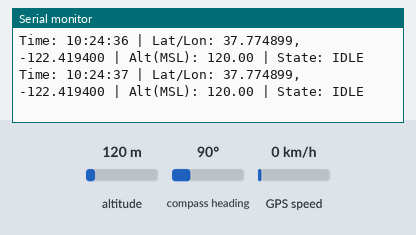
The sketch below on a simulated Arduino Uno, built with avr-gcc and run on an emulated ATmega328P. Shown: the last lines printed to the serial monitor. The test bench sets the inputs (shaded band); at power-on: altitude 120 m, compass heading 90°, GPS speed 0 km/h. The GPS gets a fix after 3 s at 37.7749, -122.4194 with 8 satellites.

Above: at 7.4 s.
7.5 s: altitude set to 20 m
At 8.8 s:
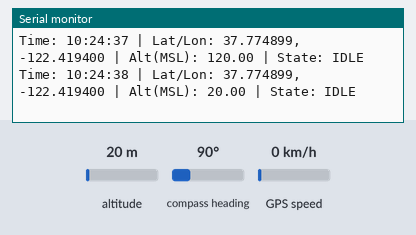
9.0 s: altitude set to 250 m
At 10.0 s:
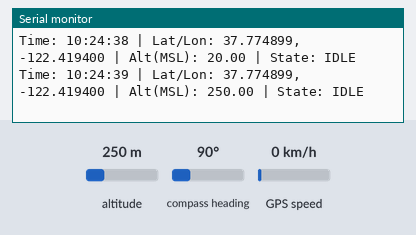
Timing chart, 0 to 12.0 s (numbered marks = the images above; inputs shaded):
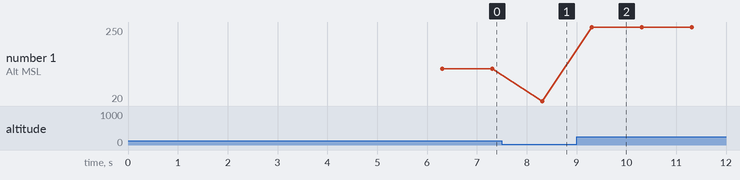

The sketch:

arduino_code.ino
```cpp
// Sketch: Quectel L89HA -> TinyGPS++ parsing + PSTM setup + simple altitude state machine
// For Arduino Uno (SoftwareSerial). If you have a Mega, replace SoftwareSerial with Serial1.

#include <SoftwareSerial.h>
#include <TinyGPSPlus.h>

#define GPS_RX_PIN 4  // Arduino pin that receives from module TX
#define GPS_TX_PIN 3  // Arduino pin that transmits to module RX
SoftwareSerial gpsSerial(GPS_RX_PIN, GPS_TX_PIN); // RX, TX
TinyGPSPlus gps;

enum FlightState { IDLE, ASCENT, APOGEE, DESCENT, PAYLOAD_DEPLOYED, LANDED };
FlightState state = IDLE;

// State machine parameters (tweak these for your flight)
const float ASCEND_THRESHOLD_M = 3.0;       // altitude rise over ground to treat as ascent
const int  CONSEC_READS_TO_CONFIRM = 3;     // how many consistent readings to change state
const float LANDED_MARGIN_M = 2.0;          // within this of ground => landed
const float SMOOTH_ALPHA = 0.3;             // EMA smoothing factor for altitude

float groundAlt = NAN;
float smoothedAlt = NAN;
float lastSmoothedAlt = NAN;
float peakAlt = -1e9;
bool payloadDeployedFlag = false;

int upCount = 0;
int downCount = 0;

// ============ Helper: compute NMEA checksum (two hex chars) ============
String nmeaChecksum(const String &body) {
  uint8_t cs = 0;
  for (size_t i = 0; i < body.length(); ++i) cs ^= (uint8_t)body[i];
  char buf[3];
  sprintf(buf, "%02X", cs);
  return String(buf);
}

void sendPSTMCommand(const String &body) {
  // body example: PSTMCFGMSGL,0,1,00000042,00000000
  String cs = nmeaChecksum(body);
  String full = "$" + body + "*" + cs + "\r\n";
  Serial.print("-> Sending to module: ");
  Serial.print(full); // echo to debug
  gpsSerial.print(full);
  delay(200);
  // optionally read response for a short while:
  unsigned long start = millis();
  while (millis() - start < 300) {
    while (gpsSerial.available()) {
      char c = gpsSerial.read();
      Serial.write(c); // show module responses (OK messages)
    }
  }
}

// Convert TinyGPS's time to hh:mm:ss string
String timeString() {
  if (!gps.time.isValid()) return String("----");
  char buf[16];
  sprintf(buf, "%02d:%02d:%02d", gps.time.hour(), gps.time.minute(), gps.time.second());
  return String(buf);
}

String latLonString() {
  if (!gps.location.isValid()) return String("no-fix");
  char buf[64];
  dtostrf(gps.location.lat(), 8, 6, buf);
  String sLat(buf);
  dtostrf(gps.location.lng(), 9, 6, buf);
  String sLon(buf);
  return sLat + ", " + sLon;
}

void updateStateMachine(float alt) {
  if (isnan(groundAlt)) {
    // initialize ground altitude after a few stable readings
    static int stableCount = 0;
    static float lastAlt = 0;
    if (stableCount == 0) lastAlt = alt;
    if (fabs(alt - lastAlt) < 1.0) {
      stableCount++;
    } else {
      stableCount = 0;
      lastAlt = alt;
    }
    if (stableCount >= 3) {
      groundAlt = (lastAlt + alt) / 2.0;
      Serial.print("Ground altitude set to: ");
      Serial.print(groundAlt);
      Serial.println(" m");
      state = IDLE;
    }
    return;
  }

  // maintain peak
  if (alt > peakAlt) peakAlt = alt;

  // detect ascent/descent trend using smoothed altitude
  if (smoothedAlt > lastSmoothedAlt + 0.2) { // rising
    upCount++; downCount = 0;
  } else if (smoothedAlt < lastSmoothedAlt - 0.2) { // falling
    downCount++; upCount = 0;
  } else {
    upCount = downCount = 0;
  }

  switch (state) {
    case IDLE:
      if ((alt > groundAlt + ASCEND_THRESHOLD_M) && upCount >= CONSEC_READS_TO_CONFIRM) {
        state = ASCENT;
        Serial.println("STATE -> ASCENT");
      }
      break;
    case ASCENT:
      // update peak as we go
      if (downCount >= CONSEC_READS_TO_CONFIRM) {
        state = APOGEE;
        Serial.println("STATE -> APOGEE (peak reached)");
      }
      break;
    case APOGEE:
      // if continues to descend, switch to DESCENT
      if (downCount >= CONSEC_READS_TO_CONFIRM) {
        state = DESCENT;
        Serial.println("STATE -> DESCENT");
      }
      break;
    case DESCENT:
      // when altitude crosses 75% of peak -> PAYLOAD deployed
      if (!payloadDeployedFlag && (alt <= 0.75 * peakAlt)) {
        payloadDeployedFlag = true;
        state = PAYLOAD_DEPLOYED;
        Serial.println("STATE -> PAYLOAD_DEPLOYED (75% of peak reached)");
      }
      // landed?
      if (alt <= (groundAlt + LANDED_MARGIN_M) && fabs(smoothedAlt - lastSmoothedAlt) < 0.2) {
        state = LANDED;
        Serial.println("STATE -> LANDED");
      }
      break;
    case PAYLOAD_DEPLOYED:
      if (alt <= (groundAlt + LANDED_MARGIN_M) && fabs(smoothedAlt - lastSmoothedAlt) < 0.2) {
        state = LANDED;
        Serial.println("STATE -> LANDED");
      }
      break;
    case LANDED:
      // stay here
      break;
  }
}

void printStatus() {
  Serial.print("Time: "); Serial.print(timeString());
  Serial.print(" | Lat/Lon: "); Serial.print(latLonString());
  Serial.print(" | Alt(MSL): ");
  if (gps.altitude.isValid()) {
    Serial.print(gps.altitude.meters(), 2);
  } else {
    Serial.print("no-fix");
  }
  Serial.print(" | State: ");
  switch(state) {
    case IDLE: Serial.print("IDLE"); break;
    case ASCENT: Serial.print("ASCENT"); break;
    case APOGEE: Serial.print("APOGEE"); break;
    case DESCENT: Serial.print("DESCENT"); break;
    case PAYLOAD_DEPLOYED: Serial.print("PAYLOAD_DEPLOYED"); break;
    case LANDED: Serial.print("LANDED"); break;
  }
  Serial.println();
}

void setup() {
  Serial.begin(115200);
  delay(100);
  Serial.println("Starting L89 + TinyGPS++ example");
  gpsSerial.begin(9600); // L89 default NMEA rate (9600)
  delay(200);

  // 1) Configure module to output only GPRMC & GPGGA (mask 0x00000042)
  // PSTMCFGMSGL,0,1,00000042,00000000 -> checksum 4A (precomputed)
  sendPSTMCommand("PSTMCFGMSGL,0,1,00000042,00000000");
  delay(200);
  sendPSTMCommand("PSTMSAVEPAR"); // saves: checksum 58
  delay(200);
  sendPSTMCommand("PSTMSRR"); // reset: checksum 49
  delay(4000); // wait for module to reboot

  Serial.println("Configuration sent; waiting for GNSS sentences...");
}

unsigned long lastPrint = 0;

void loop() {
  // feed gps parser
  while (gpsSerial.available()) {
    char c = gpsSerial.read();
    gps.encode(c);
  }

  // if we have a new altitude reading, update smoothed altitude and state machine
  if (gps.altitude.isUpdated()) {
    float alt = gps.altitude.meters(); // in meters (MSL)
    if (isnan(smoothedAlt)) {
      smoothedAlt = alt;
    } else {
      smoothedAlt = SMOOTH_ALPHA * alt + (1.0 - SMOOTH_ALPHA) * smoothedAlt;
    }

    // update state machine using smoothed value
    updateStateMachine(smoothedAlt);

    // store lastSmoothedAlt for trend detection
    lastSmoothedAlt = smoothedAlt;
  }

  // Print status once per second
  if (millis() - lastPrint > 1000) {
    lastPrint = millis();
    printStatus();
  }
}
```

Measured:
- after the input at 7.5 s, the serial monitor: prints a new line after 0.81 s (image 1)
- after the input at 9.0 s, the serial monitor: prints a new line after 0.31 s (image 2)
- plotted number 1: 120 → 20 after the input at 7.5 s, 20 → 250 after the input at 9.0 s
